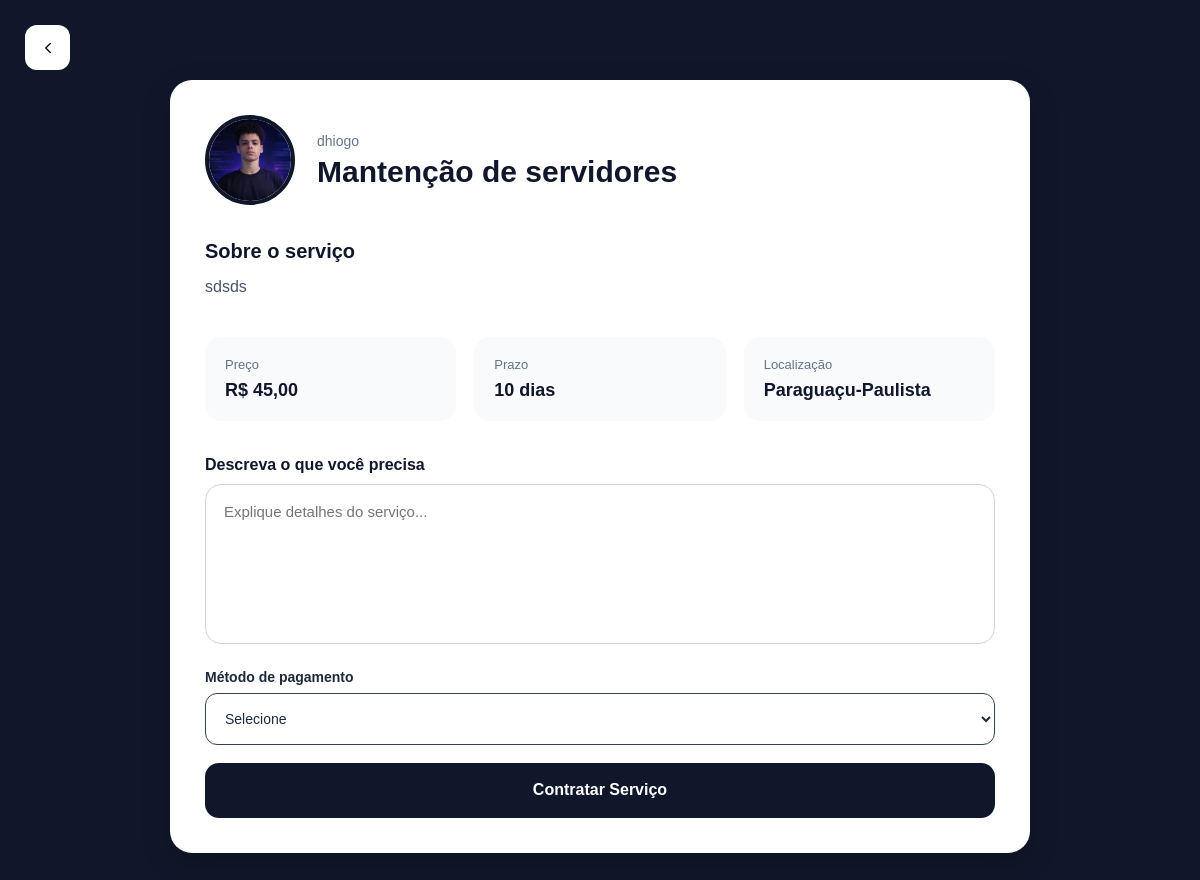
The app's page /frontend/public/Cliente/contratar-servico.php?id=5 (signed in), older data.
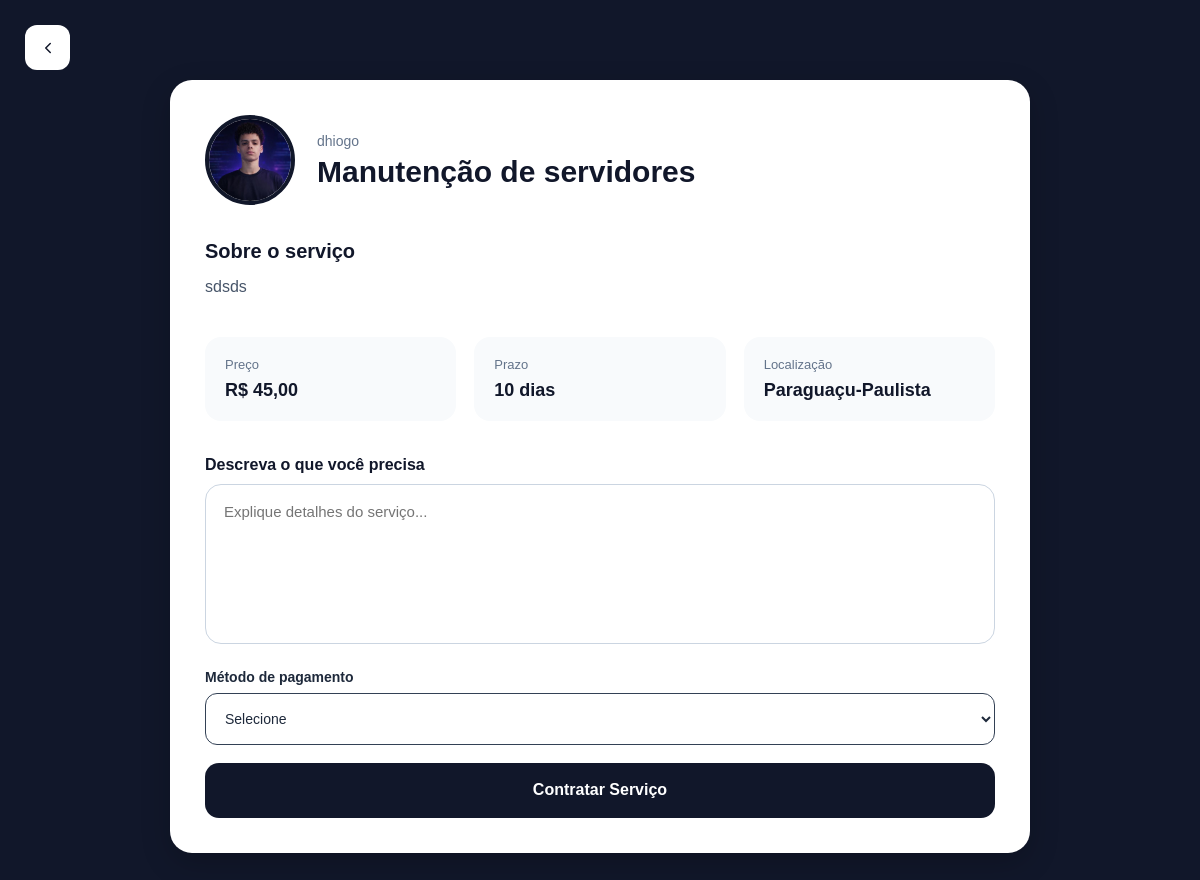
The same page, newer data.
### tables this page shows
CREATE TABLE `servicos` (
  `id` int(11) NOT NULL,
  `usuario_id` int(11) NOT NULL,
  `categoria_id` int(11) NOT NULL,
  `nome_servico` varchar(255) NOT NULL,
  `descricao` varchar(255) DEFAULT NULL,
  `preco` decimal(10,2) NOT NULL,
  `prazo` int(11) NOT NULL,
  `localizacao` varchar(255) DEFAULT NULL,
  `criado_em` timestamp NOT NULL DEFAULT current_timestamp()
);

CREATE TABLE `usuarios` (
  `id` int(11) NOT NULL,
  `nome` varchar(100) NOT NULL,
  `email` varchar(255) NOT NULL,
  `senha` varchar(255) NOT NULL,
  `telefone` varchar(20) DEFAULT NULL,
  `tipo` enum('cliente','prestador','admin') DEFAULT 'cliente',
  `criado_em` timestamp NOT NULL DEFAULT current_timestamp(),
  `foto` varchar(255) DEFAULT NULL
);

### backend/app/models/ServicoModel.php (called while the page is built, shortened)
<?php
class ServicoModel {
    private $pdo;
    public function __construct($pdo){
        $this->pdo = $pdo;
    }
   public function buscarPorId($id) {
    $sql = "SELECT
    servicos.*,
    usuarios.nome AS prestador,
    usuarios.foto,
    usuarios.email
FROM servicos
INNER JOIN usuarios
ON servicos.usuario_id = usuarios.id
WHERE servicos.id = ?";
    $stmt = $this->pdo->prepare($sql);
    $stmt->execute([$id]);
    return $stmt->fetch(PDO::FETCH_ASSOC);
}
}

### backend/app/controllers/ServicoController.php (called while the page is built, shortened)
<?php
require_once "C:/Turma2/xampp/htdocs/catalogo-servicos/backend/app/models/ServicoModel.php";
class ServicoController
{
    private $servicoModel;
    public function __construct($pdo)
    {
        $this->servicoModel = new ServicoModel($pdo);
    }
    public function buscarPorId($id)
    {
        return $this->servicoModel->buscarPorId($id);
    }
}

### frontend/public/Cliente/contratar-servico.php (the view, shortened to what this page needs)
<?php
require_once "C:/Turma2/xampp/htdocs/catalogo-servicos/backend/app/database/database.php";
require_once "C:/Turma2/xampp/htdocs/catalogo-servicos/backend/app/controllers/ServicoController.php";
$servicoController = new ServicoController($pdo);
$id = $_GET['id'] ?? null;
$servico = $servicoController->buscarPorId($id);
?>
<!DOCTYPE html>
<html lang="pt-br">
<head>
    <link
        rel="stylesheet"
        href="../css/contratar-servico.css">
</head>
<body>
    <a href="../home.php" class="btn-back">
        <svg
            class="icon-back"
            viewBox="0 0 24 24"
            fill="none">
            <path
                d="M15 18l-6-6 6-6"
                stroke="currentColor"
                stroke-width="2"
                stroke-linecap="round"
                stroke-linejoin="round" />
        </svg>
    </a>
    <div class="container">
        <div class="card-servico">
            <div class="topo-servico">
                <img
                    src="<?= !empty($servico['foto']) ? '../' . $servico['foto'] : '../img/user.jpg' ?>"
                    class="foto-prestador">
                <div>
                    <span class="prestador">
                        <?= htmlspecialchars($servico['prestador']) ?>
                    </span>
                    <h1>
                        <?= htmlspecialchars($servico['nome_servico']) ?>
                    </h1>
                </div>
            </div>
            <div class="descricao-box">
                <h3>
                    Sobre o serviço
                </h3>
                <p>
                    <?= htmlspecialchars($servico['descricao']) ?>
                </p>
            </div>
            <div class="infos">
                <div class="info-card">
                    <span>Preço</span>
                    <strong>
                        R$ <?= number_format(
                                $servico['preco'],
                                2,
                                ',',
                                '.'
                            ) ?>
                    </strong>
                </div>
                <div class="info-card">
                    <span>Prazo</span>
                    <strong>
                        <?= $servico['prazo'] ?> dias
                    </strong>
                </div>
                <div class="info-card">
                    <span>Localização</span>
                    <strong>
                        <?= htmlspecialchars($servico['localizacao']) ?>
                    </strong>
                </div>
            </div>
            <form
                method="POST"
                class="form-contratar">
                <label>
                    Descreva o que você precisa
                </label>
                <textarea
                    name="mensagem"
                    placeholder="Explique detalhes do serviço..."
                    required></textarea>
                    <div class="input-group">
    <label>
        Método de pagamento
    </label>
    <select
        name="pagamento"
        id="pagamento"
        onchange="toggleCartao()"
        required>
        <option value="">
            Selecione
        </option>
    </select>
</div>
                <button
                    type="submit"
                    name="contratar">
                    Contratar Serviço
                </button>
            </form>
        </div>
    </div>
</body>
</html>

Row changes from the older to the newer data that the page shows:
changed servicos "Paraguaçu-Paulista": nome_servico "Mantenção de servidores" → "Manutenção de servidores"
